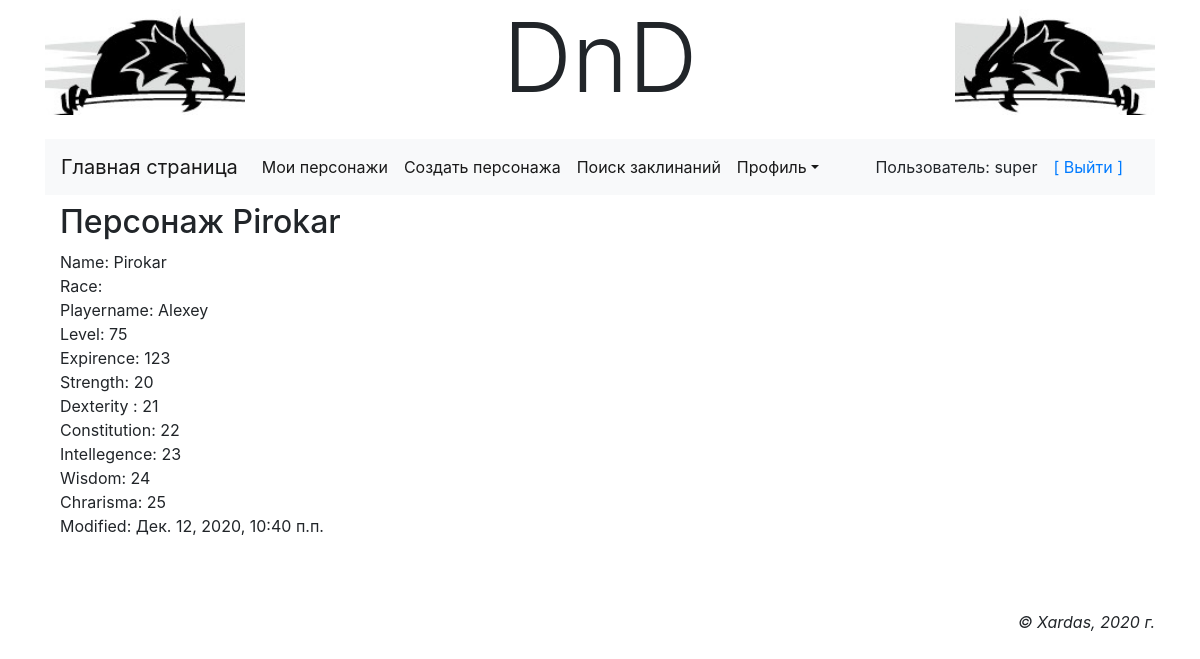
Screenshot of /main/accounts/profile/char/Pirokar/ (signed in) with the database file from the repository.
### main/models.py (models this page shows, shortened)
class AdvUser(AbstractUser):
    is_activated = models.BooleanField(default=True, db_index=True, verbose_name='Прошёл активацию?')
    send_message = models.BooleanField(default=True, verbose_name='Слать сообщение о новых коментариях?')
    class Meta(AbstractUser.Meta):
        pass

class BaseInfo(models.Model):
    strength = models.IntegerField(null=False, default=8, verbose_name='Сила персонажа')
    dexterity = models.IntegerField(null=False, default=8, verbose_name='Ловкость персонажа')
    constitution = models.IntegerField(null=False, default=8, verbose_name='Телосложение персонажа')
    intellegence = models.IntegerField(null=False, default=8, verbose_name='Интеллект персонажа')
    wisdom = models.IntegerField(null=False, default=8, verbose_name='Мудрость персонажа')
    chrarisma = models.IntegerField(null=False, default=8, verbose_name='Харизма персонажа')
    expirence_modifier = models.IntegerField(null=False, default=0, verbose_name='модификатор')
    strength_modifier = models.IntegerField(null=False, default=0, verbose_name='модификатор')
    dexterity_modifier = models.IntegerField(null=False, default=0, verbose_name='модификатор')
    constitution_modifier = models.IntegerField(null=False, default=0, verbose_name='модификатор')
    intellegence_modifier = models.IntegerField(null=False, default=0, verbose_name='модификатор')
    wisdom_modifier = models.IntegerField(null=False, default=0, verbose_name='модификатор')
    chrarisma_modifier = models.IntegerField(null=False, default=0, verbose_name='модификатор')
    armor_class = models.IntegerField(null=True, default=0, verbose_name='Класс доспеха')
    speed = models.CharField(null=True, max_length=255, verbose_name='Скорость персонажа')
    hitpoints_max = models.IntegerField(null=True, default=0, verbose_name='Максимальое здоровье')
    hitpoints_str = models.CharField(null=True, max_length=255, verbose_name='Кости здоровья')
    world_view = models.CharField(null=True, max_length=255, verbose_name='Мировозрение')
    skills = models.TextField(null=True, verbose_name='навыки')
    saving_throws = models.TextField(null=True, verbose_name='спасброски')
    description = models.TextField(null=True, verbose_name='Описание')
    feelings = models.TextField(null=True, verbose_name='чувства')
    abilities = models.TextField(null=True, verbose_name='способности')
    actions = models.TextField(null=True, verbose_name='действия')
    modified = models.DateTimeField(auto_now_add=True, db_index=True, verbose_name='Время модификации')
    class Meta:
        abstract = True

class CharBase(BaseInfo):
    owner = models.ForeignKey('AdvUser', null=False, on_delete=models.PROTECT, verbose_name='Владелец персонажа')
    playername = models.CharField(null=True, max_length=20, verbose_name='Реальное имя персонажа')
    name = models.CharField(db_index=True, null=False, max_length=20, verbose_name='Имя персонажа')
    races = models.ManyToManyField(CharRaces, choices=CharRaces.RACE_CHOICES, max_length=20,
                                   verbose_name='Расса персонажа')
    expirence = models.IntegerField(null=False, default=0, verbose_name='Опыт персонажа')
    level = models.IntegerField(null=False, default=1, verbose_name='Уровень персонажа')
    spells = models.ManyToManyField(Spell)
    prof_bonus = models.IntegerField(null=True, default=0, verbose_name='Бонус мастерства')
    initiative = models.IntegerField(null=True, default=0, verbose_name='Инициатива')
    inspiration = models.IntegerField(null=True, default=0, verbose_name='Вдохновение')
    hitpoints_curr = models.IntegerField(null=True, default=0, verbose_name='Текущее здоровье')
    hitpoints_temp = models.IntegerField(null=True, default=0, verbose_name='Временные очки здоровья')
    char_classes = models.ManyToManyField(CharClasses, choices=CharClasses.CLASS_CHOICES,
                                          verbose_name='Класс персонажа')
    gender = models.BooleanField(default=True, verbose_name='Пол')
    age = models.IntegerField(null=True, default=21, verbose_name='Возраст персонажа')
    height = models.IntegerField(null=True, default=175, verbose_name='Рост персонажа')
    weight = models.IntegerField(null=True, default=60, verbose_name='Вес персонажа')
    hair = models.CharField(null=True, max_length=20, verbose_name='Цвет волос')
    eyes = models.CharField(null=True, max_length=20, verbose_name='Цвет глаз')
    skin = models.CharField(null=True, max_length=20, verbose_name='Цвет кожы')
    avatar = models.ImageField(null=True, blank=True, upload_to='avatars/', verbose_name='Аватар')
    pers_traits = models.CharField(null=True, max_length=20, verbose_name='Персональные черты')
    ideals = models.CharField(null=True, max_length=20, verbose_name='Идеалы')
    bonds = models.CharField(null=True, max_length=20, verbose_name='Привязанности')
    flaws = models.CharField(null=True, max_length=20, verbose_name='Пороки')
    char_history = models.TextField(default='', verbose_name='История персонажа')
    gold_count = models.IntegerField(null=True, default=0, verbose_name='Золото персонажа')
    silver_count = models.IntegerField(null=True, default=0, verbose_name='Серебро персонажа')
    copper_count = models.IntegerField(null=True, default=0, verbose_name='Медь персонажа')
    char = CharacterManager()
    objects = models.Manager()
    class Meta:
        ordering = ['-modified']

### main/views.py (the view)
# urls.py: path('accounts/profile/char/<str:name>/', view_character, name='view_character'),
@login_required
def view_character(request, name):
    print("Current char: ", name)
    ch = get_object_or_404(CharBase, name=name)
    return render(request, 'main/character.html', {'char': ch})

### main/templates/main/character.html (shortened to what this page needs)
{% extends "layout/basic.html" %}
{% block content %}
<h2>Персонаж {{ char.name }}</h2>
<div>
    Name: {{ char.name }} <br>
    Race: {{ char.race }} <br>
    Playername:  {{ char.playername }} <br>
    Level: {{ char.level }} <br>
    Expirence: {{ char.expirence }} <br>
    Strength: {{ char.strength }} <br>
    Dexterity : {{ char.dexterity }} <br>
    Constitution: {{ char.constitution }} <br>
    Intellegence: {{ char.intellegence }} <br>
    Wisdom: {{ char.wisdom }} <br>
    Chrarisma: {{ char.chrarisma }} <br>
    Modified:  {{ char.modified }} <br>
    <br><br>
</div>
{% endblock %}

### main/templates/layout/menu.html (shortened to what this page needs)
<nav class="navbar navbar-expand-lg navbar-light bg-light">
          <a class="navbar-brand" href="{% url 'main:index' %}">Главная страница</a>
          <div class="collapse navbar-collapse" id="navbarSupportedContent">
              {% if user.is_authenticated %}
              <ul class="navbar-nav mr-auto">
                  <li class="nav-item active"><a class="nav-link" href="{% url 'main:profile' %}">Мои персонажи</a></li>
                  <li class="nav-item active"><a class="nav-link" href="{% url 'main:create_character' %}">Создать персонажа</a></li>
                  <li class="nav-item active"><a class="nav-link" href="{% url 'main:find_spells' %}">Поиск заклинаний</a></li>
                  <li class="nav-item dropdown active">
                        <a class="nav-link dropdown-toggle" data-toggle="dropdown"
                        href="#" role="button" aria-haspopup="true"
                        aria-expanded="false">Профиль</a>
                  </li>
              </ul>
              Пользователь: {{ user.username }}
              <a class="nav-link" href="{% url 'main:logout' %}">[ Выйти ]</a>
              {% else %}
              <a class="nav-link" href="{% url 'main:register' %}">[ Регистрация ]</a>
              <a class="nav-link" href="{% url 'main:login' %}">[ Вход ]</a>
              {% endif %}
          </div>
</nav>

### rows the page displays
AdvUser: username "super"
CharBase: name "Pirokar", playername "Alexey", level "75", expirence "123", strength "20", dexterity "21", constitution "22", intellegence "23", wisdom "24", chrarisma "25", modified "Дек. 12, 2020, 10:40 п.п."
